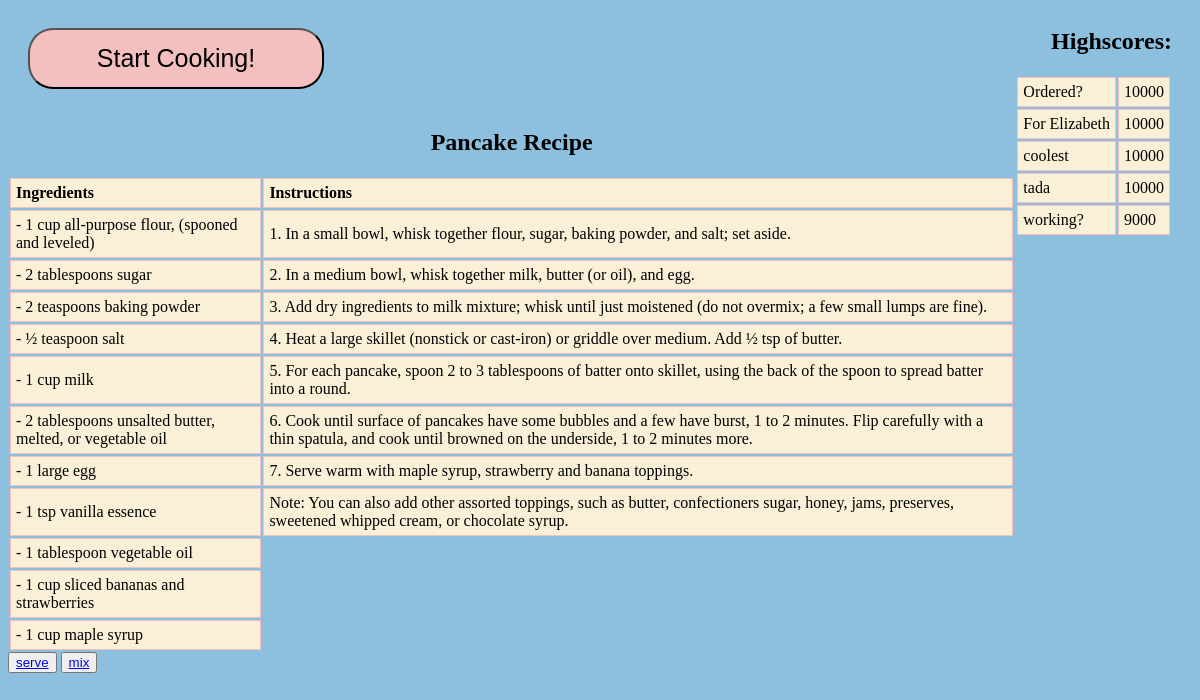
The page /pancakes/home on the database as committed earlier.
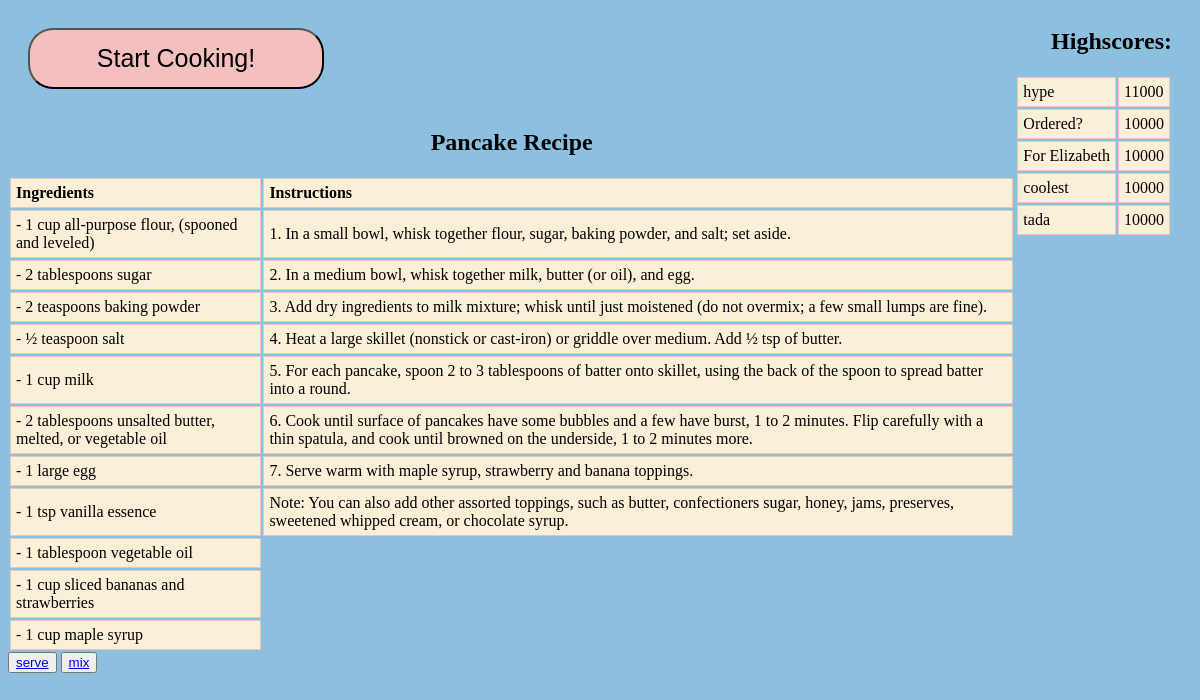
The same page on the database as committed later.
### tables this page shows
CREATE TABLE "Highscores_pancakes" (
	"Name" VARCHAR(20), 
	"Score" INTEGER
);

### app.py (the view)
@app.route("/pancakes/home")
def pancakes_home():
    with engine.connect() as connection:
        query = db.select(score_table_pancakes).order_by(score_table_pancakes.c.Score.desc()).limit(5)
        print("Q: ", query)
        query_result = connection.execute(query)
        rows = query_result.fetchall()
        print("ROWS: ", rows)
    return render_template("pancakes/home.html", rows = rows)

### templates/pancakes/home.html
{% extends "layout.html" %}
{% block content %}
  <h2 align="center">Pancake Recipe</h2>
  <table align="center">
    <tr>
      <td><strong>Ingredients</strong></td>
      <td><strong>Instructions</strong></td>
    </tr>
    <tr>
      <td> - 1 cup all-purpose flour, (spooned and leveled)</td>
      <td>1. In a small bowl, whisk together flour, sugar, baking powder, and salt; set aside.</td>
    </tr>
    <tr>
      <td> - 2 tablespoons sugar</td>
      <td>2. In a medium bowl, whisk together milk, butter (or oil), and egg.</td>
    </tr>
    <tr>
      <td> - 2 teaspoons baking powder</td>
      <td>3. Add dry ingredients to milk mixture; whisk until just moistened (do not overmix; a few small lumps are fine).</td>
    </tr>
    <tr>
      <td> - ½ teaspoon salt</td>
      <td>4. Heat a large skillet (nonstick or cast-iron) or griddle over medium. Add ½ tsp of butter.</td>
    </tr>
    <tr>
      <td> - 1 cup milk</td>
      <td>5. For each pancake, spoon 2 to 3 tablespoons of batter onto skillet, using the back of the spoon to spread batter into a round.</td>
    </tr>
    <tr>
      <td> - 2 tablespoons unsalted butter, melted, or vegetable oil</td>
      <td>6. Cook until surface of pancakes have some bubbles and a few have burst, 1 to 2 minutes. Flip carefully with a thin spatula, and cook until browned on the underside, 1 to 2 minutes more.</td>
    </tr>
    <tr>
      <td> - 1 large egg</td>
      <td>7. Serve warm with maple syrup, strawberry and banana toppings.</td>
    </tr>
    <tr>
      <td> - 1 tsp vanilla essence</td>
      <td>Note: You can also add other assorted toppings, such as butter, confectioners sugar, honey, jams, preserves, sweetened whipped cream, or chocolate syrup.</td>
    </tr>
    <tr>
      <td> - 1 tablespoon vegetable oil</td>
    </tr>
    <tr>
      <td> - 1 cup sliced bananas and strawberries</td>
    </tr>
    <tr>
      <td> - 1 cup maple syrup</td>
    </tr>
  </table>
  <button>
<a href = "serve"> serve </a>
    </button>
    <button>
  <a href = "mix"> mix </a>
      </button>
{% endblock content %}

### templates/layout.html (shortened to what this page needs)
<!DOCTYPE html>
<html>
<head>
</head>
<body>
<body>
    <a href="/stack">
        <button class="block">
            Start Cooking!
        </button>
    </a>
  <div class="highscores">
    <h2 align="right"> Highscores: </h2>
    <table>
 		{% for i in rows %}
          <tr>
              <td> {{i[0]}} </td>
              <td> {{i[1]}} </td>
          </tr>
          {% endfor %}
        </table>
  </div>
    {% block content %}{% endblock %}
</body>
</html>

### templates/layout.html (style rules this page uses)
body { background-color: #8CC0DE; }
td { border: 1px solid #F4BFBF; padding: 5px; }
tr { background-color: #FAF0D7; color: black; }
.block { width: 25%; border-radius: 25px; background-color: #F4BFBF; margin: 20px; padding: 14px 28px; font-size: 25px; cursor: pointer; text-align: center; }
.highscores { float: right; margin-right: 20px; }

Rows that differ between the two databases and show on the page:
no longer on this page (row unchanged): Highscores_pancakes: Name "working?", Score "9000"
added Highscores_pancakes: Name "hype", Score "11000"
